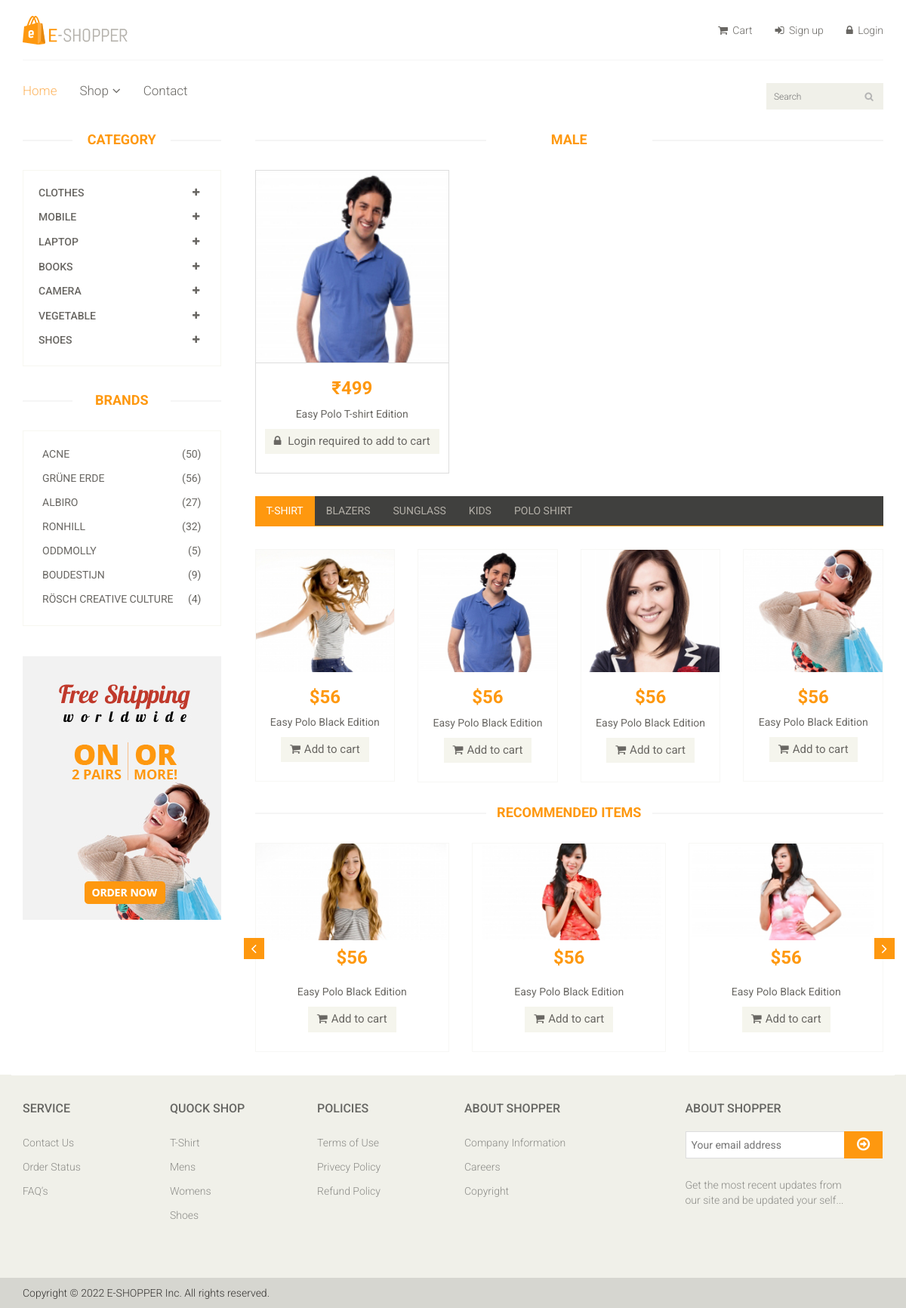
The app's page /product/products/clothes-male with its own data.
### category_app/models.py (models this page shows, shortened)
class CategoryModel(models.Model):
    categoryName = models.CharField(max_length=100,unique=True)
    categoryImage = models.ImageField(upload_to='category/',blank=True,)
    slug = models.SlugField(unique=True, max_length=100, blank=True, editable=False)

class SubCategoryModel(models.Model):
    subcategoryName= models.CharField(max_length=100)
    category = models.ForeignKey(CategoryModel,on_delete=models.CASCADE)
    subcategoryImage = models.ImageField(upload_to='subcategory/',blank=True,)
    slug = models.SlugField(unique=True, max_length=100, blank=True, editable=False)

### product_app/models.py (models this page shows, shortened)
class ProductModel(models.Model):
    ProductName = models.CharField(max_length=100)
    ProductImage = models.ImageField(blank=True,upload_to='product/')
    category = models.ForeignKey(CategoryModel,on_delete=models.CASCADE)
    subcategory = models.ForeignKey(SubCategoryModel,on_delete=models.CASCADE)
    brandName = models.CharField(max_length=100)
    ProductPrice =models.IntegerField()
    sellerName = models.CharField(max_length=100)
    ProductDetail = models.TextField()
    slug = models.SlugField(unique=True, max_length=100, blank=True, editable=False)

### product_app/views.py (the view)
# urls.py: path('products/<slug:subcatslug>', ProductView, name='products'),
def ProductView(request,subcatslug):
    if subcatslug == 'all':
        products = ProductModel.objects.all() # fetch all products
        subcateheadername = "All Products" # Set subcategory name to "All Products"
    else:
        subcategoryslug = get_object_or_404(SubCategoryModel, slug=subcatslug) #fetch slug of specified product
        products  = ProductModel.objects.filter(subcategory=subcategoryslug) #fetcg those product which subcategort match
        subcateheadername = subcategoryslug.subcategoryName # Get the name of the subcategory
    cat_subcat_for_nav = Cat_Subcat_Nav_View()  # left sidebar
    if request.user.is_authenticated:
        for product in products:
            product.quantity_in_cart = 0  # Default value if not in cart
            for item in request.user.cartmodel.items.all():
                if item.product == product:
                    product.quantity_in_cart = item.quantity
    context = {
        'cat_sub_nav' : cat_subcat_for_nav,
        'subcateheadername':subcateheadername,
        'products' : products,
        'subcatslug':subcatslug
    }
    return render(request,'product_app/product.html',context)

### category_app/views.py (called while the page is built)
def Cat_Subcat_Nav_View():
    categories= CategoryModel.objects.all()
    categoryHeader=[]
    for category in categories:
        subcategories=SubCategoryModel.objects.filter(category=category.pk)
        subcategoryArray=[]
        for subcategory in subcategories:
            subcategoryDict = {"subId:":subcategory.pk,"subName":subcategory.subcategoryName,"subslug":subcategory.slug}
            subcategoryArray.append(subcategoryDict)
        categoryDict={"cat_Id":category.pk,"catName":category.categoryName,"subcategory":subcategoryArray}
        categoryHeader.append(categoryDict)
    return categoryHeader

### product_app/templates/product_app/product.html (shortened to what this page needs)
{% extends 'base_app/base.html' %}
{% load static %}
{% block content %}
	<section>
		<div class="container">
			<div class="row">
				<div class="col-sm-3">
					<div class="left-sidebar">
						<h2>Category</h2>
						<div class="panel-group category-products" id="accordian">
							{% for category in cat_sub_nav %}
							<div class="panel panel-default">
								<div class="panel-heading">
									<h4 class="panel-title">
										<a data-toggle="collapse" data-parent="#accordian" href="#{{ category.catName|slugify }}">
											<span class="badge pull-right"><i class="fa fa-plus"></i></span>
											{{category.catName}}
										</a>
									</h4>
								</div>
							</div>
							{% endfor %}
						</div>
						<div class="brands_products">
							<h2>Brands</h2>
							<div class="brands-name">
								<ul class="nav nav-pills nav-stacked">
									<li><a href="#"> <span class="pull-right">(50)</span>Acne</a></li>
									<li><a href="#"> <span class="pull-right">(56)</span>Grüne Erde</a></li>
									<li><a href="#"> <span class="pull-right">(27)</span>Albiro</a></li>
									<li><a href="#"> <span class="pull-right">(32)</span>Ronhill</a></li>
									<li><a href="#"> <span class="pull-right">(5)</span>Oddmolly</a></li>
									<li><a href="#"> <span class="pull-right">(9)</span>Boudestijn</a></li>
									<li><a href="#"> <span class="pull-right">(4)</span>Rösch creative culture</a></li>
								</ul>
							</div>
						</div>
						<div class="shipping text-center">
							<img src="{% static 'images/home/shipping.jpg' %}" alt="" />
						</div>
					</div>
				</div>
				<div class="col-sm-9 padding-right">
					<div class="features_items">
						<h2 class="title text-center">{{subcateheadername}}</h2>
						<div class="product-container" style="display:flex; flex-wrap:wrap;">
							{% for product in products%}
								<div class="col-sm-4">
									<div class="product-image-wrapper" style="border:1px solid #ddd ;">
										<div class="single-products">
											<div class="productinfo text-center">
												<a href="{% url 'product_app:productdetail' product.slug %}">
													{% if product.ProductImage %}
														<img src="{{ product.ProductImage.url }}" alt="{{ product.ProductName }}"
														style="display: block; width: 100%; aspect-ratio: 1/1; border-bottom: 1px solid #ddd;" />
													{% else %}
														<img src="#" alt="{{product.ProductName}} image"
														style="display: block; width: 100%; aspect-ratio: 1/1; border-bottom: 1px solid #ddd;" />
													{% endif %}
													<h2>₹{{product.ProductPrice}}</h2>
													<p>{{product.ProductName}}</p>
												</a>
												{% if request.user.is_authenticated %}
													{% if product.quantity_in_cart > 0 %}
														<p>Available in cart: {{ product.quantity_in_cart }} units</p>
														<a href="{% url 'cart_app:cart' %}" class="btn btn-default add-to-cart">
															<i class="fa fa-shopping-cart"></i> Go to cart
														</a>
													{% else %}
														<a href="{% url 'cart_app:add_to_cart' product.slug %}?subcatslug={{ subcatslug }}"
														class="btn btn-default add-to-cart">
															<i class="fa fa-shopping-cart"></i> Add to cart
														</a>
													{% endif %}
												{% else %}
													<a href="{% url 'user_app:login' %}?retpath=prolog&subcatslug={{ subcatslug }}"
														class="btn btn-default add-to-cart">
														<i class="fa fa-lock"></i> Login required to add to cart
													</a>
												{% endif %}
											</div>
										</div>
									</div>
								</div>
							{% endfor %}
						</div>
					</div>
					<div class="category-tab">
						<div class="col-sm-12">
							<ul class="nav nav-tabs">
								<li class="active"><a href="#tshirt" data-toggle="tab">T-Shirt</a></li>
								<li><a href="#blazers" data-toggle="tab">Blazers</a></li>
								<li><a href="#sunglass" data-toggle="tab">Sunglass</a></li>
								<li><a href="#kids" data-toggle="tab">Kids</a></li>
								<li><a href="#poloshirt" data-toggle="tab">Polo shirt</a></li>
							</ul>
						</div>
						<div class="tab-content">
							<div class="tab-pane fade active in" id="tshirt" >
								<div class="col-sm-3">
									<div class="product-image-wrapper">
										<div class="single-products">
											<div class="productinfo text-center">
												<img src="{% static 'images/home/gallery1.jpg' %}" alt="" />
												<h2>$56</h2>
												<p>Easy Polo Black Edition</p>
												<a href="#" class="btn btn-default add-to-cart"><i class="fa fa-shopping-cart"></i>Add to cart</a>
											</div>
										</div>
									</div>
								</div>
								<div class="col-sm-3">
									<div class="product-image-wrapper">
										<div class="single-products">
											<div class="productinfo text-center">
												<img src="{% static 'images/home/gallery2.jpg' %}" alt="" />
												<h2>$56</h2>
												<p>Easy Polo Black Edition</p>
												<a href="#" class="btn btn-default add-to-cart"><i class="fa fa-shopping-cart"></i>Add to cart</a>
											</div>
										</div>
									</div>
								</div>
								<div class="col-sm-3">
									<div class="product-image-wrapper">
										<div class="single-products">
											<div class="productinfo text-center">
												<img src="{% static 'images/home/gallery3.jpg' %}" alt="" />
												<h2>$56</h2>
												<p>Easy Polo Black Edition</p>
												<a href="#" class="btn btn-default add-to-cart"><i class="fa fa-shopping-cart"></i>Add to cart</a>
											</div>
										</div>
									</div>
								</div>
								<div class="col-sm-3">
									<div class="product-image-wrapper">
										<div class="single-products">
											<div class="productinfo text-center">
												<img src="{% static 'images/home/gallery4.jpg' %}" alt="" />
												<h2>$56</h2>
												<p>Easy Polo Black Edition</p>
												<a href="#" class="btn btn-default add-to-cart"><i class="fa fa-shopping-cart"></i>Add to cart</a>
											</div>
										</div>
									</div>
								</div>
							</div>
						</div>
					</div>
					<div class="recommended_items">
						<h2 class="title text-center">recommended items</h2>
						<div id="recommended-item-carousel" class="carousel slide" data-ride="carousel">
							<div class="carousel-inner">
								<div class="item active">
									<div class="col-sm-4">
										<div class="product-image-wrapper">
											<div class="single-products">
												<div class="productinfo text-center">
													<img src="{% static 'images/home/recommend1.jpg' %}" alt="" />
													<h2>$56</h2>
													<p>Easy Polo Black Edition</p>
													<a href="#" class="btn btn-default add-to-cart"><i class="fa fa-shopping-cart"></i>Add to cart</a>
												</div>
											</div>
										</div>
									</div>
									<div class="col-sm-4">
										<div class="product-image-wrapper">
											<div class="single-products">
												<div class="productinfo text-center">
													<img src="{% static 'images/home/recommend2.jpg' %}" alt="" />
													<h2>$56</h2>
													<p>Easy Polo Black Edition</p>
													<a href="#" class="btn btn-default add-to-cart"><i class="fa fa-shopping-cart"></i>Add to cart</a>
												</div>
											</div>
										</div>
									</div>
									<div class="col-sm-4">
										<div class="product-image-wrapper">
											<div class="single-products">
												<div class="productinfo text-center">
													<img src="{% static 'images/home/recommend3.jpg' %}" alt="" />
													<h2>$56</h2>
													<p>Easy Polo Black Edition</p>
													<a href="#" class="btn btn-default add-to-cart"><i class="fa fa-shopping-cart"></i>Add to cart</a>
												</div>
											</div>
										</div>
									</div>
								</div>
							</div>
							 <a class="left recommended-item-control" href="#recommended-item-carousel" data-slide="prev">
								<i class="fa fa-angle-left"></i>
							  </a>
							  <a class="right recommended-item-control" href="#recommended-item-carousel" data-slide="next">
								<i class="fa fa-angle-right"></i>
							  </a>
						</div>
					</div>
				</div>
			</div>
		</div>
	</section>
{% endblock content %}

### static/css/main.css (style rules this page uses)
body { font-family: 'Roboto', sans-serif; background:; position: relative; font-weight:400px; }
ul li { list-style: none; }
a { -webkit-transition: 300ms; -moz-transition: 300ms; -o-transition: 300ms; transition: 300ms; }
h1, h2, h3, h4, h5, h6 { font-family: 'Roboto', sans-serif; }
.item { padding-left: 100px; }
.item h2 { color: #363432; font-family: 'Roboto', sans-serif; font-size: 28px; font-weight: 700; margin-bottom: 22px; margin-top: 10px; }
.item p { color:#363432; font-size:16px; font-weight:300; font-family: 'Roboto', sans-serif; }
.right { right: 0; }
.category-products { border: 1px solid #F7F7F0; margin-bottom: 35px; padding-bottom: 20px; padding-top: 15px; }
.left-sidebar h2, .brands_products h2 { color: #FE980F; font-family: 'Roboto', sans-serif; font-size: 18px; font-weight: 700; margin: 0 auto 30px; text-align: center; text-transform: uppercase; position: relative; z-index:3; }
.left-sidebar h2:after, h2.title:after { content: " "; position: absolute; border: 1px solid #f5f5f5; bottom:8px; left: 0; width: 100%; height: 0; z-index: -2; }
.left-sidebar h2:before { content: " "; position: absolute; background: #fff; bottom: -6px; width: 130px; height: 30px; z-index: -1; left: 50%; margin-left: -65px; }
h2.title:before { content: " "; position: absolute; background: #fff; bottom: -6px; width: 220px; height: 30px; z-index: -1; left: 50%; margin-left: -110px; }
.category-products .panel { background-color: #FFFFFF; border: 0px; border-radius: 0px; box-shadow:none; margin-bottom: 0px; }
.category-products .panel-default .panel-heading { background-color: #FFFFFF; border: 0 none; color: #FFFFFF; padding: 5px 20px; }
.category-products .panel-default .panel-heading .panel-title a { color: #696763; font-family: 'Roboto', sans-serif; font-size: 14px; text-decoration: none; text-transform: uppercase; }
.category-products .badge { background:none; border-radius: 10px; color: #696763; display: inline-block; font-size: 12px; font-weight: bold; line-height: 1; min-width: 10px; padding: 3px 7px; text-align: center; vertical-align: baseline; white-space: nowrap; }
.brands-name { border: 1px solid #F7F7F0; padding-bottom: 20px; padding-top: 15px; }
.brands-name .nav-stacked li a { background-color: #FFFFFF; color: #696763; font-family: 'Roboto', sans-serif; font-size: 14px; padding: 5px 25px; text-decoration: none; text-transform: uppercase; }
.shipping { background-color: #F2F2F2; margin-top: 40px; overflow: hidden; padding-top: 20px; position: relative; }
.padding-right { padding-right: 0; }
.features_items { overflow:hidden; }
h2.title { color: #FE980F; font-family: 'Roboto', sans-serif; font-size: 18px; font-weight: 700; margin: 0 15px; text-transform: uppercase; margin-bottom: 30px; position: relative; }
.product-image-wrapper { border:1px solid #F7F7F5; overflow: hidden; margin-bottom:30px; }
.single-products { position: relative; }
.productinfo h2 { color: #FE980F; font-family: 'Roboto', sans-serif; font-size: 24px; font-weight: 700; }
.productinfo p { font-family: 'Roboto', sans-serif; font-size: 14px; font-weight: 400; color: #696763; }
.productinfo img { width: 100%; }
.productinfo { position:relative; }
.add-to-cart { background:#F5F5ED; border: 0 none; border-radius: 0; color: #696763; font-family: 'Roboto', sans-serif; font-size: 15px; margin-bottom: 25px; }
.add-to-cart i { margin-right:5px; }
.category-tab { overflow: hidden; }
.category-tab ul { background: #40403E; border-bottom: 1px solid #FE980F; list-style: none outside none; margin: 0 0 30px; padding: 0; width: 100%; }
.category-tab ul li a { border: 0 none; border-radius: 0; color: #B3AFA8; display: block; font-family: 'Roboto', sans-serif; font-size: 14px; text-transform: uppercase; }
.nav-tabs li.active a, .nav-tabs li.active a:hover, .nav-tabs li.active a:focus { -moz-border-bottom-colors: none; -moz-border-left-colors: none; -moz-border-right-colors: none; -moz-border-top-colors: none; background-color: #FE980F; border:0px; color: #FFFFFF; cursor: default; margin-right:0; margin-left:0; }
.nav-tabs li a { border: 1px solid rgba(0, 0, 0, 0); border-radius: 4px 4px 0 0; line-height: 1.42857; margin-right:0; }
.recommended_items { overflow: hidden; }
#recommended-item-carousel .carousel-inner .item { padding-left: 0; }
.recommended-item-control { position: absolute; top: 41%; }
.recommended-item-control i { background: none repeat scroll 0 0 #FE980F; color: #FFFFFF; font-size: 20px; padding: 4px 10px; }

### records on screen
CategoryModel: catName "CLOTHES"
CategoryModel: catName "MOBILE"
CategoryModel: catName "LAPTOP"
CategoryModel: catName "BOOKS"
CategoryModel: catName "CAMERA"
CategoryModel: catName "VEGETABLE"
CategoryModel: catName "SHOES"
SubCategoryModel: subcategoryName "MALE"
ProductModel: ProductImage (picture), ProductPrice "499", ProductName "Easy Polo T-shirt Edition"
